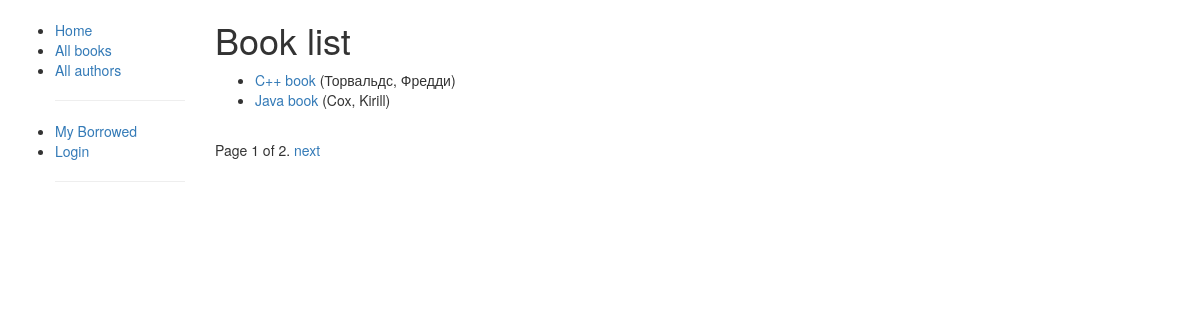
/catalog/books/, run on the app's committed database.
### catalog/models.py (models this page shows, shortened)
class Book(models.Model):
	title = models.CharField(max_length = 80, help_text = "Title of your book")
	author = models.ForeignKey('Author', on_delete = models.SET_NULL, null = True)
	summary = models.TextField(max_length = 1000)
	isbn = models.CharField('ISBN', max_length = 13)
	genre = models.ManyToManyField(Genre, help_text = "select a genre of book")
	language = models.ForeignKey('Language', on_delete=models.SET_NULL, null=True)
	def get_absolute_url(self):
		return reverse('book-detail', args=[str(self.id)])
	def display_genre(self):
		return ', '.join([genre.name for genre in self.genre.all()[:3]])
	display_genre.short_discription = 'Genre'
	class Meta:
		ordering = ["title"]

class Author(models.Model):
    first_name = models.CharField(max_length=100)
    last_name = models.CharField(max_length=100)
    date_of_birth = models.DateField(null=True, blank=True)
    date_of_death = models.DateField('Died', null=True, blank=True)
    def __str__(self):
        return '%s, %s' % (self.last_name, self.first_name)

### catalog/views.py (the view)
class BookListView(generic.ListView):
    model = Book
    paginate_by = 2

### catalog/templates/catalog/book_list.html
{% extends "base_generic.html" %}
{% block content %}
	<h1>Book list</h1>
	{% if book_list %}
	<ul>
		{% for book in book_list %}
		<li>
			<a href="{{ book.get_absolute_url }}">{{ book.title }}</a> ({{book.author}})
		</li>
		{% endfor %}
	</ul>
	{% else %}
	<p>There are no books in the library</p>
	{% endif %}
{% endblock %}

### data on the page
Book: title "C++ book", author "Торвальдс, Фредди"
Book: title "Java book", author "Cox, Kirill"

### other printed values
{{ page_obj.number }} "1"
{{ page_obj.paginator.num_pages }} "2"
